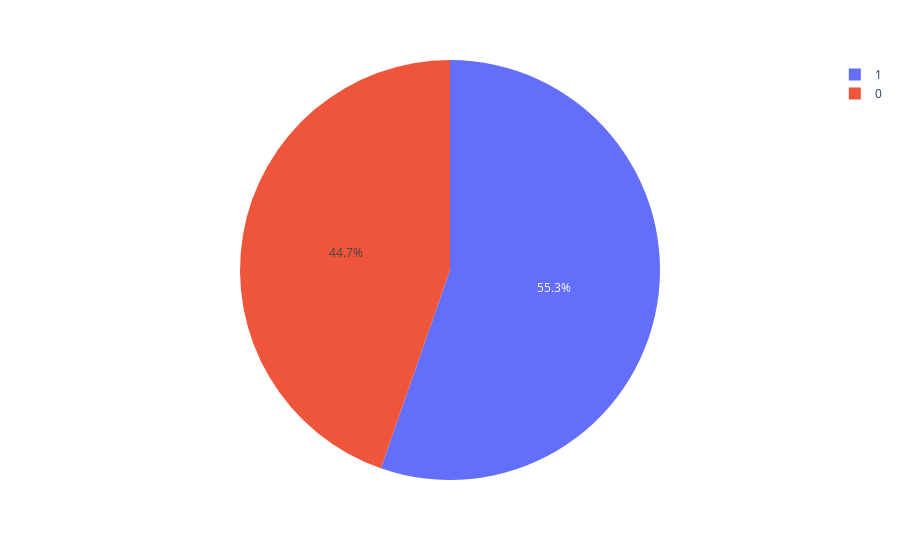

Notebook code for this chart:
### Code cell
px.pie(dados,"HeartDisease")

### Figure 1 — Plotly figure (JSON) as saved in the notebook; plotly's stock layout.template omitted (floating-point values rounded to 4 significant figures; data arrays with more than 128 entries replaced by an {"elided": "..."} marker saying what was removed)
{"data": [{"domain": {"x": [0, 1], "y": [0, 1]}, "hovertemplate": "HeartDisease=%{label}<extra></extra>", "labels": {"elided": "918 int values"}, "legendgroup": "", "name": "", "showlegend": true, "type": "pie"}], "layout": {"legend": {"tracegroupgap": 0}, "margin": {"t": 60}}}
